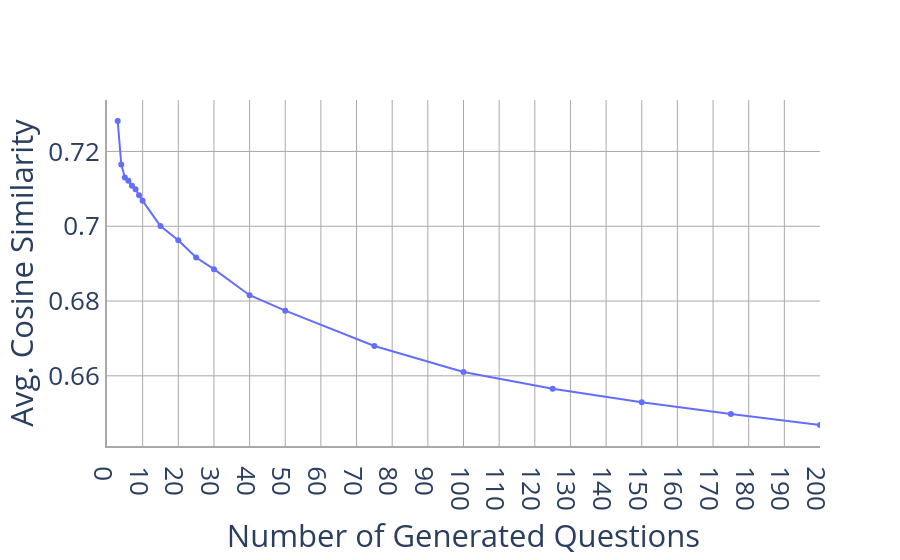

The cell this chart's notebook holds for it:
### Code cell
import plotly.graph_objects as go

# ...existing code...
x_values = [3, 4, 5, 6, 7, 8, 9, 10, 15, 20, 25, 30, 40, 50, 75, 100, 125, 150, 175, 200]
y_values = [avg_sim_scores[x-3] for x in x_values]
fig = go.Figure()
fig.add_trace(go.Scatter(x=x_values, y=y_values, mode='lines+markers'))
fig.update_layout(
    xaxis_title="Number of Generated Questions",
    yaxis_title="Avg. Cosine Similarity",
    plot_bgcolor='rgba(0,0,0,0)',
    font=dict(size=26),
   
)
fig.update_xaxes(showline=True, linewidth=2, linecolor='darkgrey', gridcolor='darkgrey', range=[0, 200], dtick=10)
fig.update_yaxes(showline=True, linewidth=2, linecolor='darkgrey', gridcolor='darkgrey', dtick=0.02)
fig.show()

fig.write_image('question_node_similarities_200.pdf', 'pdf', width=1300, height=600)

### Figure 1 — Plotly figure (JSON) as saved in the notebook; plotly's stock layout.template omitted (floating-point values rounded to 4 significant figures)
{"data": [{"mode": "lines+markers", "type": "scatter", "x": [3, 4, 5, 6, 7, 8, 9, 10, 15, 20, 25, 30, 40, 50, 75, 100, 125, 150, 175, 200], "y": [0.7281, 0.7165, 0.713, 0.7122, 0.7108, 0.7099, 0.7083, 0.7068, 0.7, 0.6963, 0.6916, 0.6885, 0.6816, 0.6774, 0.668, 0.661, 0.6565, 0.6529, 0.6498, 0.6469]}], "layout": {"font": {"size": 26}, "plot_bgcolor": "rgba(0,0,0,0)", "xaxis": {"dtick": 10, "gridcolor": "darkgrey", "linecolor": "darkgrey", "linewidth": 2, "range": [0, 200], "showline": true, "title": {"text": "Number of Generated Questions"}}, "yaxis": {"dtick": 0.02, "gridcolor": "darkgrey", "linecolor": "darkgrey", "linewidth": 2, "showline": true, "title": {"text": "Avg. Cosine Similarity"}}}}
